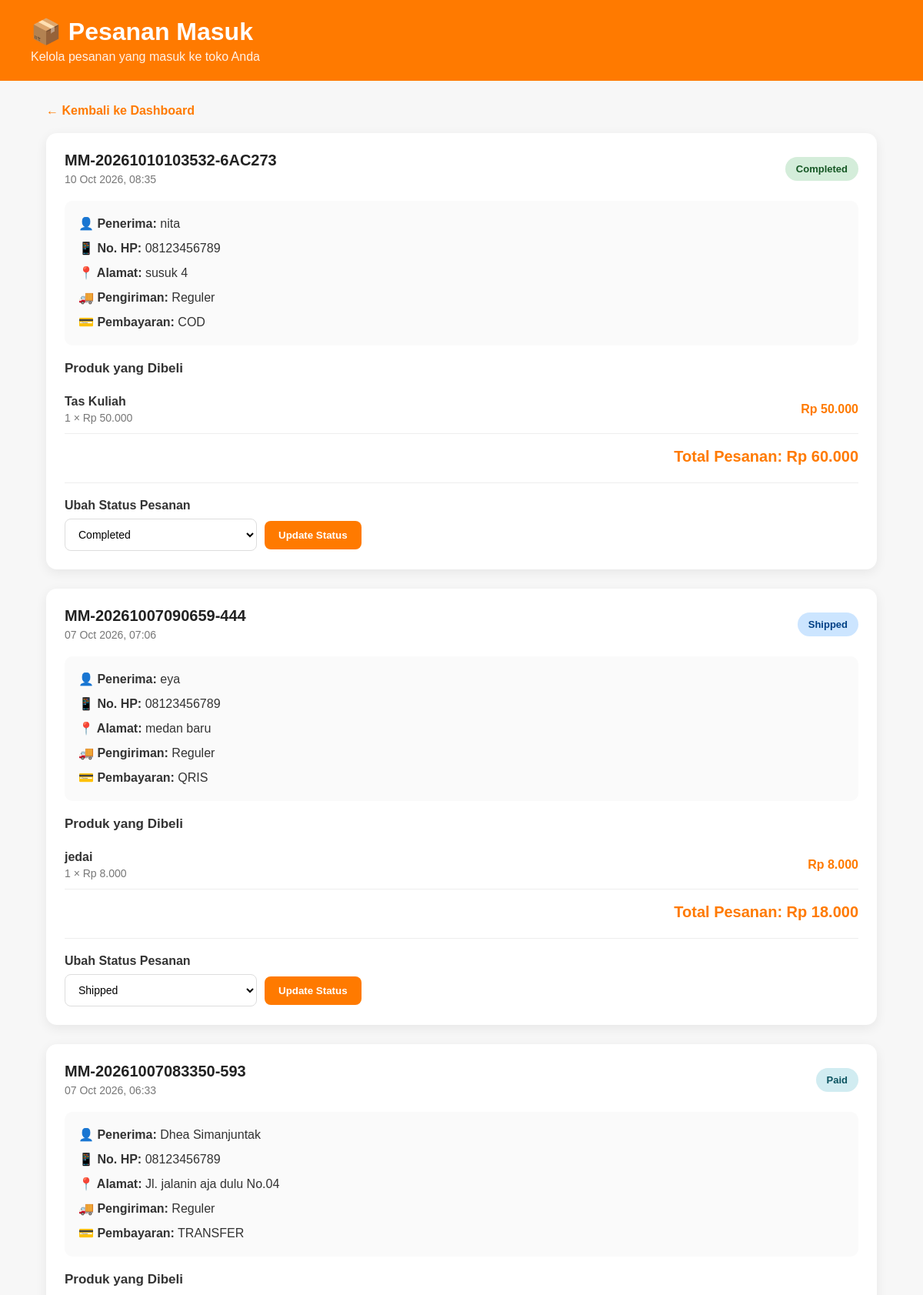
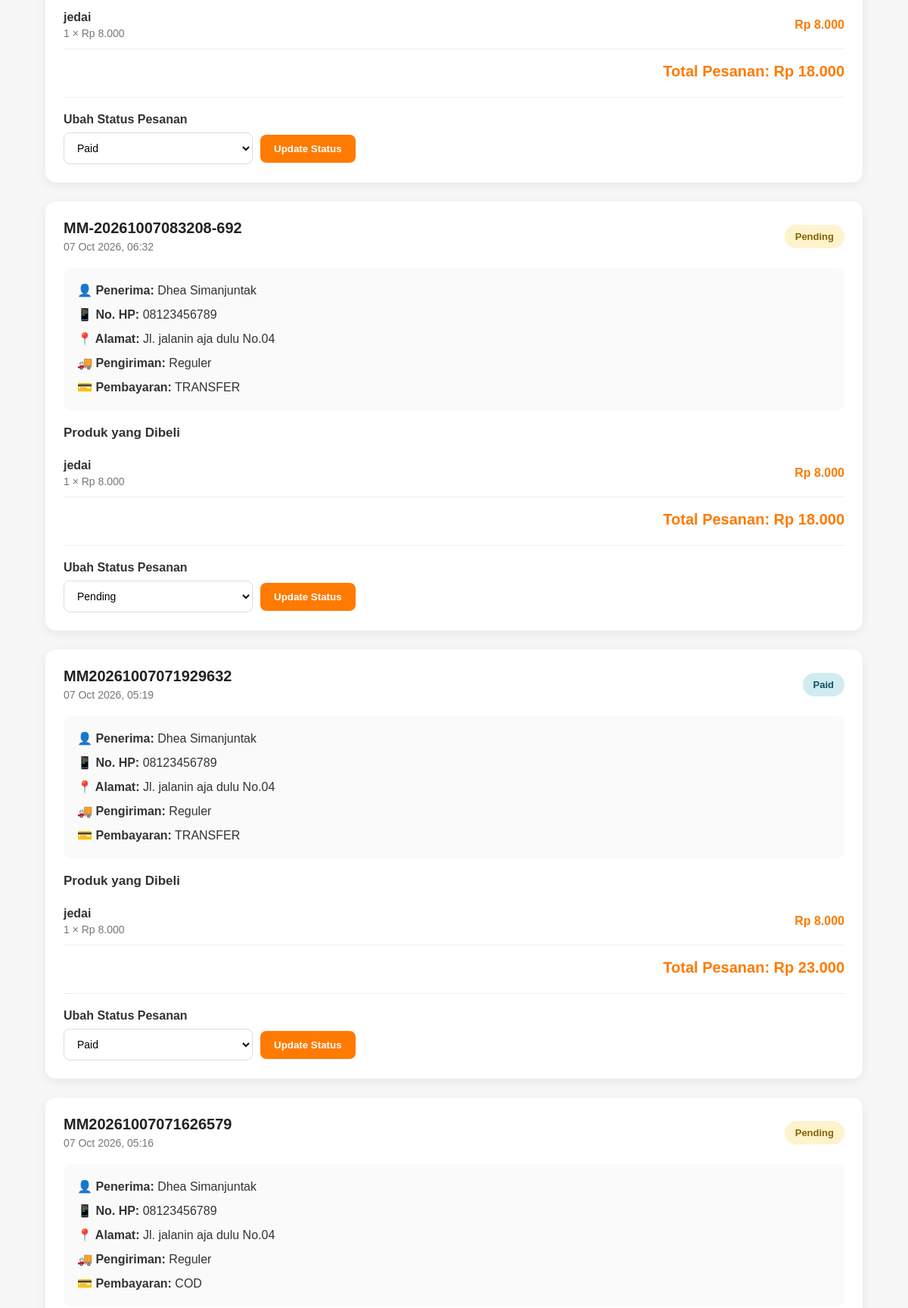
The app's page /seller/orders.php (signed in, upper part) with its own data (2 pictures, top to bottom).
### tables this page shows
CREATE TABLE `orders` (
  `id` int(11) NOT NULL,
  `user_id` int(11) NOT NULL,
  `order_code` varchar(50) NOT NULL,
  `recipient_name` varchar(100) NOT NULL,
  `phone` varchar(20) NOT NULL,
  `address` text NOT NULL,
  `shipping_method` varchar(100) DEFAULT NULL,
  `shipping_cost` decimal(12,2) DEFAULT 0.00,
  `subtotal` decimal(12,2) NOT NULL,
  `total` decimal(12,2) NOT NULL,
  `payment_method` enum('transfer','qris','cod') NOT NULL,
  `payment_proof` varchar(255) DEFAULT NULL,
  `status` enum('pending','paid','shipped','completed','cancelled') NOT NULL DEFAULT 'pending',
  `created_at` timestamp NOT NULL DEFAULT current_timestamp()
);

CREATE TABLE `order_details` (
  `id` int(11) NOT NULL,
  `order_id` int(11) NOT NULL,
  `product_id` int(11) NOT NULL,
  `product_name` varchar(150) NOT NULL,
  `price` decimal(12,2) NOT NULL,
  `quantity` int(11) NOT NULL,
  `subtotal` decimal(12,2) NOT NULL
);

### seller/orders.php (the view, shortened to what this page needs)
<?php
require_once __DIR__ . "/../config/database.php";
$seller_id = $_SESSION['user_id'];
$store_query = mysqli_query(
    $conn,
    "SELECT id FROM stores WHERE seller_id = '$seller_id' LIMIT 1"
);
$store = mysqli_fetch_assoc($store_query);
$store_id = (int) $store['id'];
$order_query = mysqli_query(
    $conn,
    "
    SELECT DISTINCT
        orders.id,
        orders.order_code,
        orders.recipient_name,
        orders.phone,
        orders.address,
        orders.shipping_method,
        orders.shipping_cost,
        orders.total,
        orders.payment_method,
        orders.status,
        orders.created_at
    FROM orders
    JOIN order_details
        ON orders.id = order_details.order_id
    JOIN products
        ON order_details.product_id = products.id
    WHERE products.store_id = '$store_id'
    ORDER BY orders.id DESC
    "
);
?>
<!DOCTYPE html>
<html lang="id">
<head>
</head>
<body>
    <div class="header">
        <h1>📦 Pesanan Masuk</h1>
        <p>
            Kelola pesanan yang masuk ke toko Anda
        </p>
    </div>
    <div class="container">
        <a href="dashboard.php" class="back">
            ← Kembali ke Dashboard
        </a>
        <?php if (mysqli_num_rows($order_query) === 0): ?>
            <div class="empty">
                <h2>Belum Ada Pesanan</h2>
                <p style="margin-top:10px;">
                    Pesanan dari customer akan muncul di halaman ini.
                </p>
            </div>
        <?php else: ?>
            <?php while ($order = mysqli_fetch_assoc($order_query)): ?>
                <div class="order-card">
                    <div class="order-header">
                        <div>
                            <div class="order-code">
                                <?= htmlspecialchars($order['order_code']); ?>
                            </div>
                            <div class="date">
                                <?= date(
                                    'd M Y, H:i',
                                    strtotime($order['created_at'])
                                ); ?>
                            </div>
                        </div>
                        <span class="status status-<?= htmlspecialchars($order['status']); ?>">
                            <?= htmlspecialchars($order['status']); ?>
                        </span>
                    </div>
                    <div class="info">
                        <p>
                            <strong>👤 Penerima:</strong>
                            <?= htmlspecialchars($order['recipient_name']); ?>
                        </p>
                        <p>
                            <strong>📱 No. HP:</strong>
                            <?= htmlspecialchars($order['phone']); ?>
                        </p>
                        <p>
                            <strong>📍 Alamat:</strong>
                            <?= nl2br(htmlspecialchars($order['address'])); ?>
                        </p>
                        <p>
                            <strong>🚚 Pengiriman:</strong>
                            <?= htmlspecialchars($order['shipping_method'] ?? '-'); ?>
                        </p>
                        <p>
                            <strong>💳 Pembayaran:</strong>
                            <?= strtoupper(htmlspecialchars($order['payment_method'])); ?>
                        </p>
                    </div>
                    <div class="products-title">
                        Produk yang Dibeli
                    </div>
                    <?php
                    $order_id = (int) $order['id'];
                    $detail_query = mysqli_query(
                        $conn,
                        "
                        SELECT
                            order_details.product_name,
                            order_details.price,
                            order_details.quantity,
                            order_details.subtotal
                        FROM order_details
                        JOIN products
                            ON order_details.product_id = products.id
                        WHERE order_details.order_id = '$order_id'
                        AND products.store_id = '$store_id'
                        "
                    );
                    ?>
                    <?php while ($detail = mysqli_fetch_assoc($detail_query)): ?>
                        <div class="product-item">
                            <div>
                                <div class="product-name">
                                    <?= htmlspecialchars($detail['product_name']); ?>
                                </div>
                                <div class="product-detail">
                                    <?= $detail['quantity']; ?> ×
                                    Rp <?= number_format($detail['price'], 0, ',', '.'); ?>
                                </div>
                            </div>
                            <div class="product-price">
                                Rp <?= number_format(
                                    $detail['subtotal'],
                                    0,
                                    ',',
                                    '.'
                                ); ?>
                            </div>
                        </div>
                    <?php endwhile; ?>
                    <div class="total">
                        Total Pesanan:
                        Rp <?= number_format(
                            $order['total'],
                            0,
                            ',',
                            '.'
                        ); ?>
                    </div>
                    <div class="update-box">
                        <label>
                            Ubah Status Pesanan
                        </label>
                        <form
                            method="POST"
                            action="update_order_status.php"
                            class="update-form"
                        >
                            <select name="status">
                                <option
                                    value="pending"
                                    <?= $order['status'] === 'pending' ? 'selected' : ''; ?>
                                >
                                    Pending
                                </option>
                                <option
                                    value="paid"
                                    <?= $order['status'] === 'paid' ? 'selected' : ''; ?>
                                >
                                    Paid
                                </option>
                                <option
                                    value="shipped"
                                    <?= $order['status'] === 'shipped' ? 'selected' : ''; ?>
                                >
                                    Shipped
                                </option>
                                <option
                                    value="completed"
                                    <?= $order['status'] === 'completed' ? 'selected' : ''; ?>
                                >
                                    Completed
                                </option>
                            </select>
                            <button
                                type="submit"
                                class="btn-update"
                            >
                                Update Status
                            </button>
                        </form>
                    </div>
                </div>
            <?php endwhile; ?>
        <?php endif; ?>
    </div>
</body>
</html>

### seller/orders.php (style rules this page uses)
* { box-sizing: border-box; margin: 0; padding: 0; font-family: Arial, sans-serif; }
body { background: #f7f7f7; color: #333; }
.header { background: #ff7a00; color: white; padding: 22px 40px; }
.header h1 { margin-bottom: 5px; }
.header p { opacity: 0.9; }
.container { width: 90%; max-width: 1100px; margin: 30px auto; }
.back { display: inline-block; margin-bottom: 20px; text-decoration: none; color: #ff7a00; font-weight: bold; }
.order-card { background: white; border-radius: 14px; padding: 24px; margin-bottom: 25px; box-shadow: 0 4px 15px rgba(0,0,0,0.07); }
.order-header { display: flex; justify-content: space-between; align-items: center; gap: 15px; margin-bottom: 20px; flex-wrap: wrap; }
.order-code { font-size: 20px; font-weight: bold; color: #222; }
.date { color: #777; font-size: 14px; margin-top: 5px; }
.status { padding: 8px 14px; border-radius: 20px; font-size: 13px; font-weight: bold; text-transform: capitalize; }
.status-pending { background: #fff3cd; color: #856404; }
.status-paid { background: #d1ecf1; color: #0c5460; }
.status-shipped { background: #cce5ff; color: #004085; }
.status-completed { background: #d4edda; color: #155724; }
.info { background: #fafafa; border-radius: 10px; padding: 18px; margin-bottom: 20px; }
.info p { margin-bottom: 8px; line-height: 1.5; }
.info p:last-child { margin-bottom: 0; }
.products-title { font-size: 17px; font-weight: bold; margin-bottom: 12px; }
.product-item { display: flex; justify-content: space-between; align-items: center; padding: 12px 0; border-bottom: 1px solid #eee; gap: 15px; }
.product-name { font-weight: bold; }
.product-detail { color: #777; font-size: 14px; margin-top: 4px; }
.product-price { color: #ff7a00; font-weight: bold; white-space: nowrap; }
.total { text-align: right; margin-top: 18px; font-size: 20px; font-weight: bold; color: #ff7a00; }
.update-box { margin-top: 22px; padding-top: 20px; border-top: 1px solid #eee; }
.update-box label { display: block; font-weight: bold; margin-bottom: 8px; }
.update-form { display: flex; gap: 10px; align-items: center; }
.update-form select { padding: 11px 13px; border: 1px solid #ddd; border-radius: 8px; background: white; font-size: 14px; flex: 1; max-width: 250px; }
.btn-update { border: none; background: #ff7a00; color: white; padding: 11px 18px; border-radius: 8px; cursor: pointer; font-weight: bold; }

### records on screen
orders: order_code "MM-20261010103532-6AC273", created_at "10 Oct 2026, 08:35", status "Completed", recipient_name "nita", phone "08123456789", address "susuk 4", shipping_method "Reguler", payment_method "COD", total "60.000"
order_details: product_name "Tas Kuliah", quantity "1", price "50.000", subtotal "50.000"
orders: order_code "MM-20261007090659-444", created_at "07 Oct 2026, 07:06", status "Shipped", recipient_name "eya", phone "08123456789", address "medan baru", shipping_method "Reguler", payment_method "QRIS", total "18.000"
order_details: product_name "jedai", quantity "1", price "8.000", subtotal "8.000"
orders: order_code "MM-20261007083350-593", created_at "07 Oct 2026, 06:33", status "Paid", recipient_name "Dhea Simanjuntak", phone "08123456789", address "Jl. jalanin aja dulu No.04", shipping_method "Reguler", payment_method "TRANSFER", total "18.000"
order_details: product_name "jedai", quantity "1", price "8.000", subtotal "8.000"
orders: order_code "MM-20261007083208-692", created_at "07 Oct 2026, 06:32", status "Pending", recipient_name "Dhea Simanjuntak", phone "08123456789", address "Jl. jalanin aja dulu No.04", shipping_method "Reguler", payment_method "TRANSFER", total "18.000"
order_details: product_name "jedai", quantity "1", price "8.000", subtotal "8.000"
orders: order_code "MM20261007071929632", created_at "07 Oct 2026, 05:19", status "Paid", recipient_name "Dhea Simanjuntak", phone "08123456789", address "Jl. jalanin aja dulu No.04", shipping_method "Reguler", payment_method "TRANSFER", total "23.000"
order_details: product_name "jedai", quantity "1", price "8.000", subtotal "8.000"
orders: order_code "MM20261007071626579", created_at "07 Oct 2026, 05:16", status "Pending", recipient_name "Dhea Simanjuntak", phone "08123456789", address "Jl. jalanin aja dulu No.04", shipping_method "Reguler", payment_method "COD"
